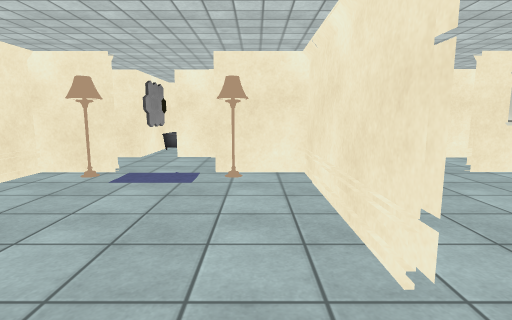
view 1 (above)

24 first-person views from a walk through a 3-D level made in the Unity game engine. The camera is 1.3 m above the floor, tilts 8° down and sees 80° across. Doors are open. The floor is counted in squares, 1 m on a side. Each view is taken from the middle of a square. On the plan, view 1 faces up. The plan holds only what a view shows up to about 14 squares ahead; the rest is blank. The place goes on beyond the plan. The player character is not drawn. Some animated figures are left out. Some surface patterns are stand-ins.

view 2
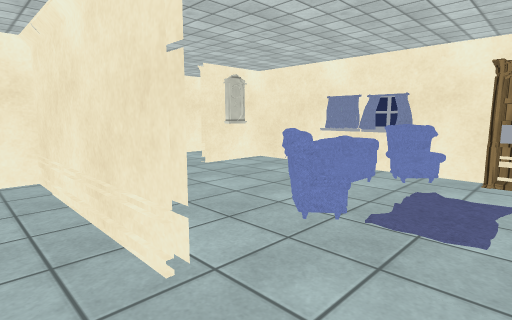

view 3
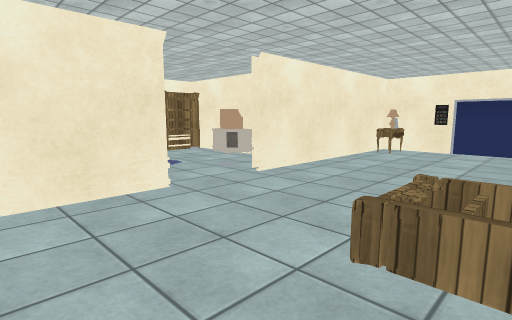

view 4
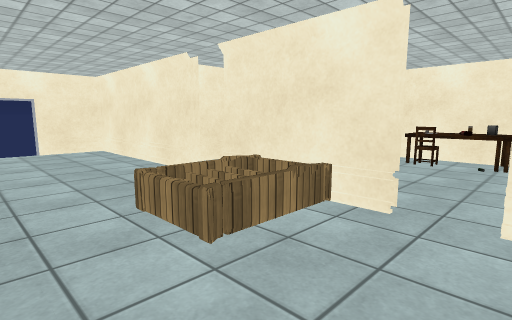

view 5
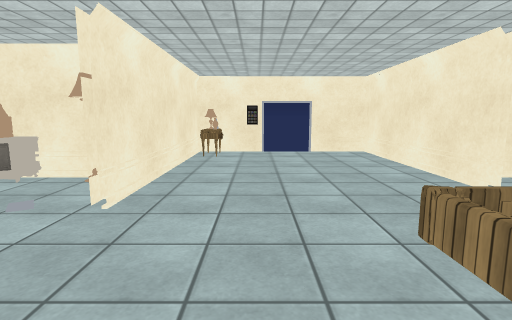

view 6
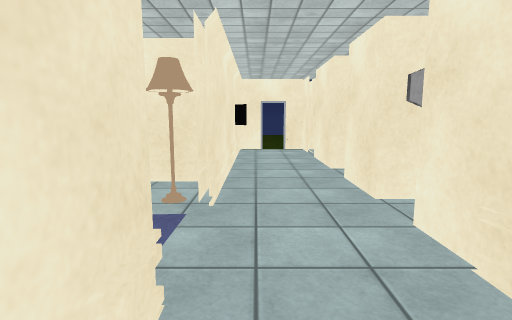

view 7
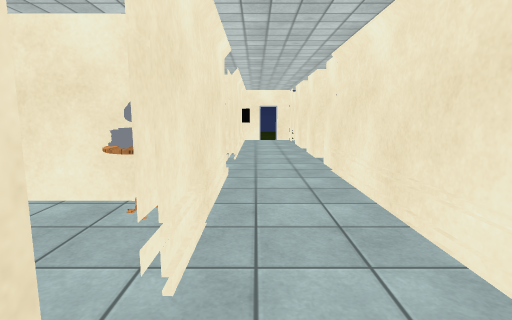

view 8
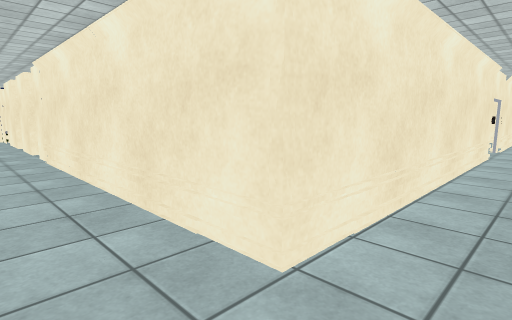

view 9
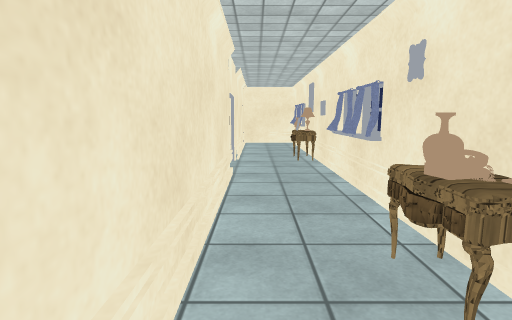

view 10
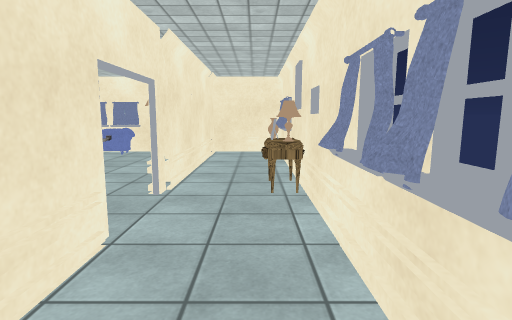

view 11
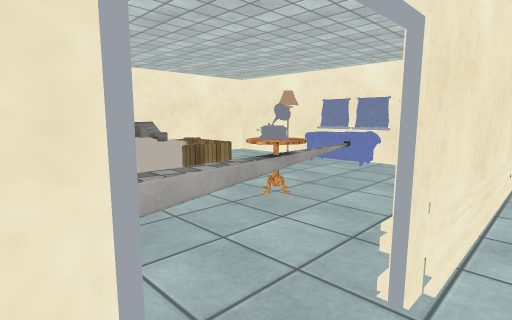

view 12
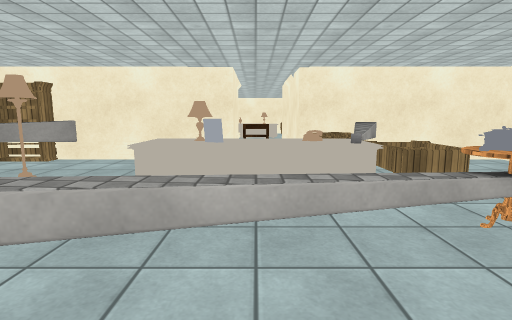

view 13
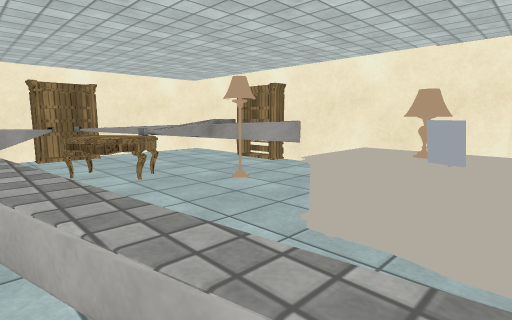

view 14
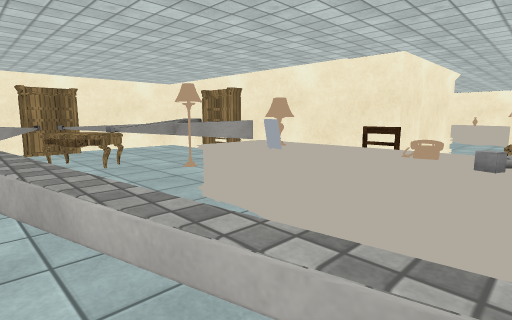

view 15
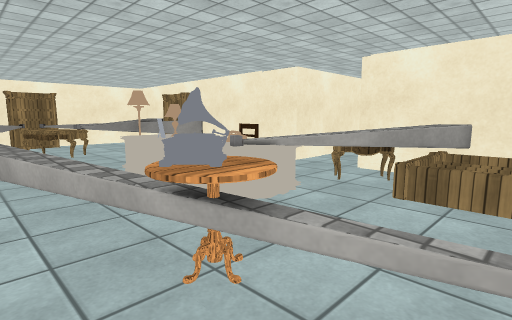

view 16
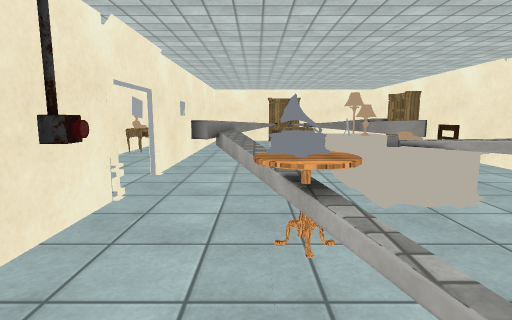

view 17
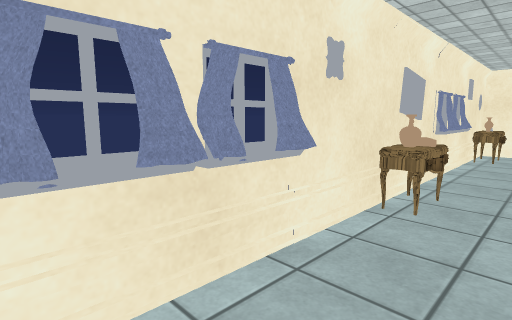

view 18
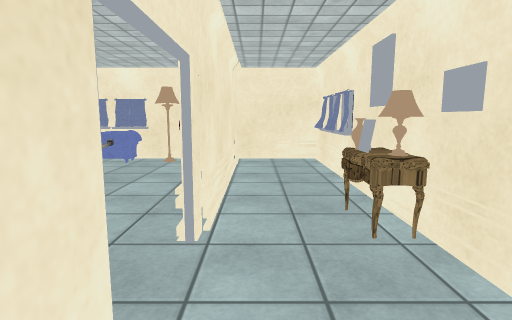

view 19
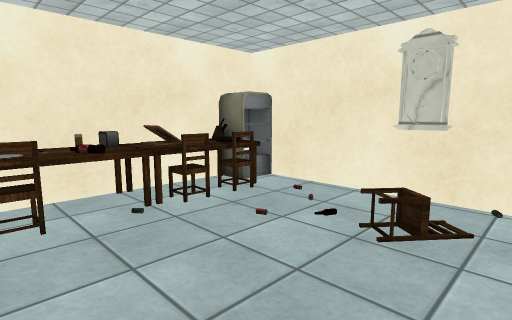

view 20
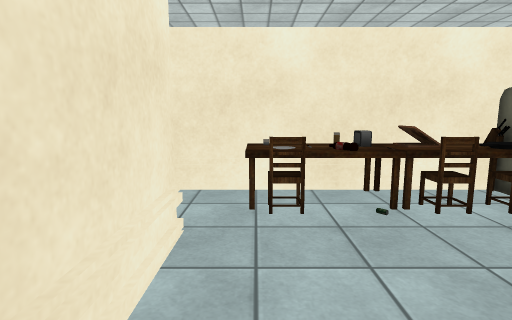

view 21
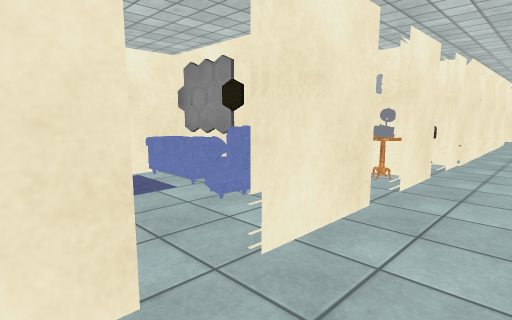

view 22
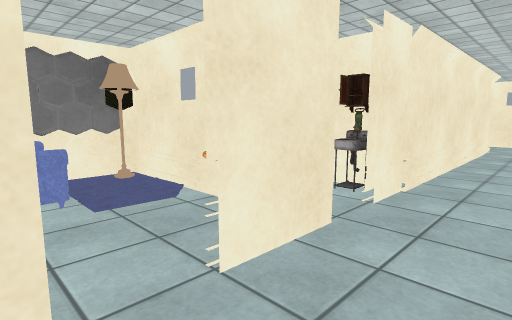

view 23
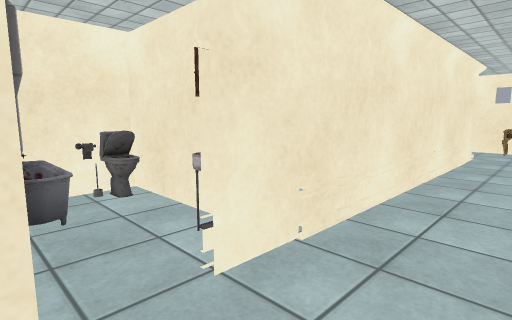

view 24
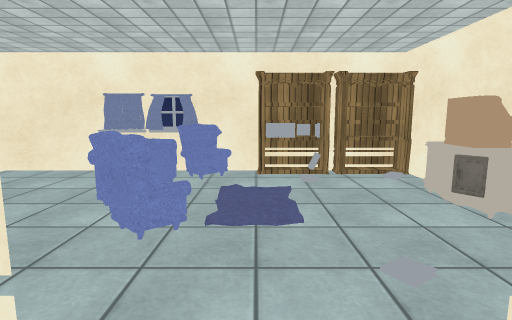

### Floor plan
Key: @ floor where view 1 was taken; # wall or solid block; x gap in a wall; . floor; D open door; = window, fence, low wall or low ledge; ^ raised ledge; O other object.
Columns run from 12 left of view 1 to 10 right of it. Each row starts with its distance up from view 1.
 29            ############
 28           ##.##OO###..#
 27           ##....=..#..#
 26           #OOO..=..#..#
 25           OO.O..#..#..#
 24           OOOO..OO.#.O#
 23           #OOOOO##.#.OO
 22       #####.O.OO.=.D.OO
 21   O...  .....OOO.^.D..#
 20  O...######   OO.^.#..#
 19           ##  OO.^^#..#
 18           ##.....^^#..#
 17           ##......^#..#
 16           ##..... OO..#
 15     O#### OO...OO O#.O#
 14      # ###OOOOOOOOO#..#
 13    O OO.#OOOOO. OO #..#
 12    .#OO.#O##.OO.OO #..#
 11   ..O .OOO##..OOO. #..#
 10 ##xx##.##.#####OO###..#
  9 DD...................OO
  8 x..O..................O
  7 #O#O#####..###O#xx#####
  6 #OO....##....#O.....#
  5 #OO....#.....#......#
  4 #OO..........#.....##
  3 #OO....#.....#..OOOO#
  2 #OO.. .O.O.....OO. O#
  1 ######## O.........O#
  0        # ...@......O#
 -1        #.....#.....O#
 -2        #.....## OO.O#
 -3        #.....########
 -4        #.....#
 -5        #.....#
 -6        #....OO
 -7        #....OO
 -8        ##DDO##

Where each view was taken, in squares from view 1:
view 1: 0 up, 0 right, facing up
view 2: 0 up, 0 right, facing up-right
view 3: 5 up, 4 left, facing down-right
view 4: 5 up, 1 left, facing down-left
view 5: 4 up, 1 left, facing down
view 6: 8 up, 1 right, facing left
view 7: 8 up, 6 right, facing left
view 8: 8 up, 9 right, facing up-left
view 9: 13 up, 8 right, facing up
view 10: 17 up, 9 right, facing up
view 11: 20 up, 8 right, facing up-left
view 12: 21 up, 8 right, facing left
view 13: 21 up, 6 right, facing down-left
view 14: 23 up, 6 right, facing down-left
view 15: 26 up, 6 right, facing down-left
view 16: 27 up, 5 right, facing down
view 17: 20 up, 8 right, facing down-right
view 18: 19 up, 8 right, facing up
view 19: 2 up, 6 left, facing up-left
view 20: 2 up, 6 left, facing left
view 21: 8 up, 11 left, facing up-right
view 22: 8 up, 7 left, facing up-right
view 23: 8 up, 4 left, facing up-right
view 24: 1 up, 0 right, facing right
